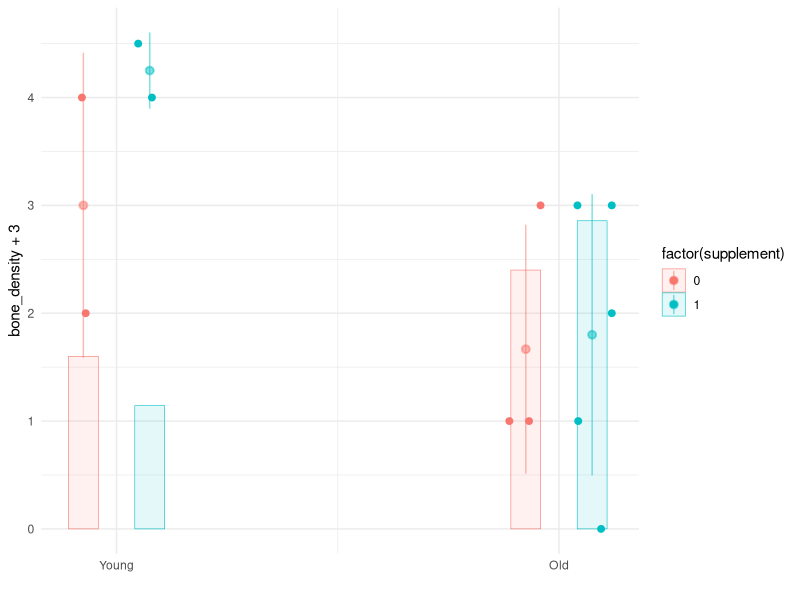
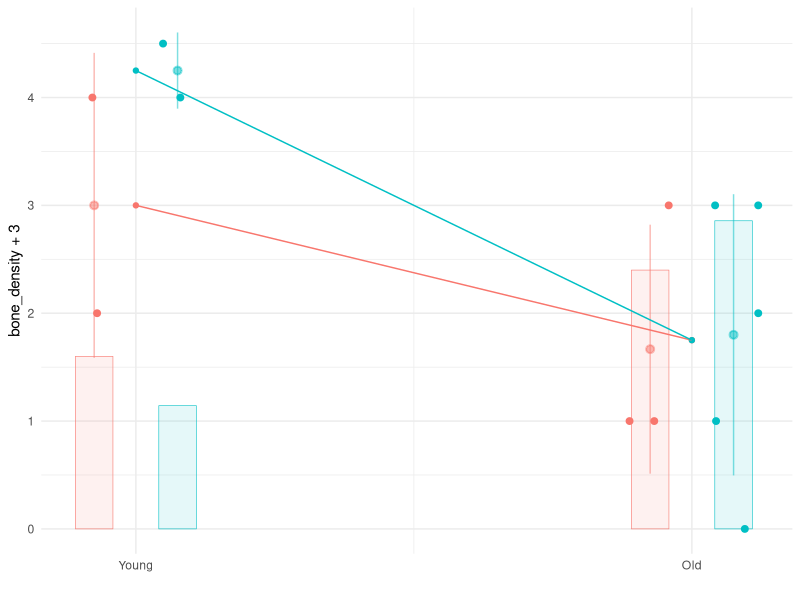
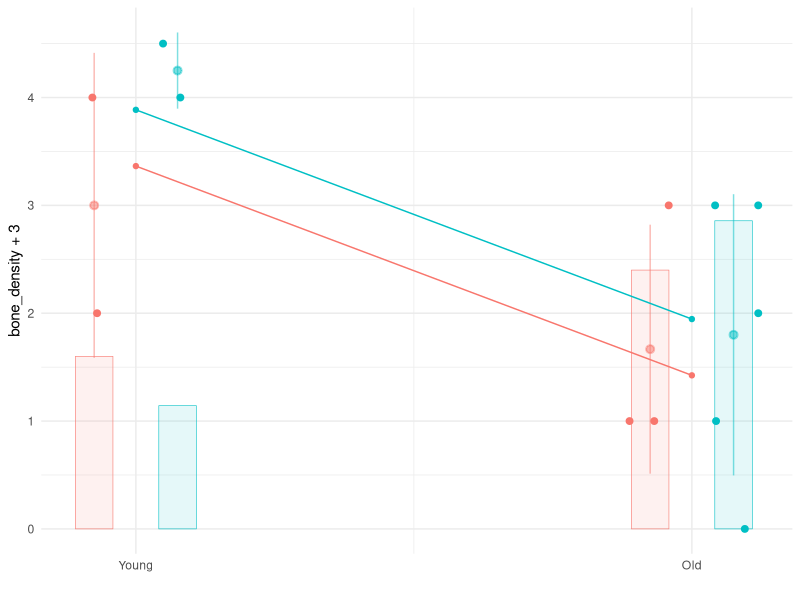
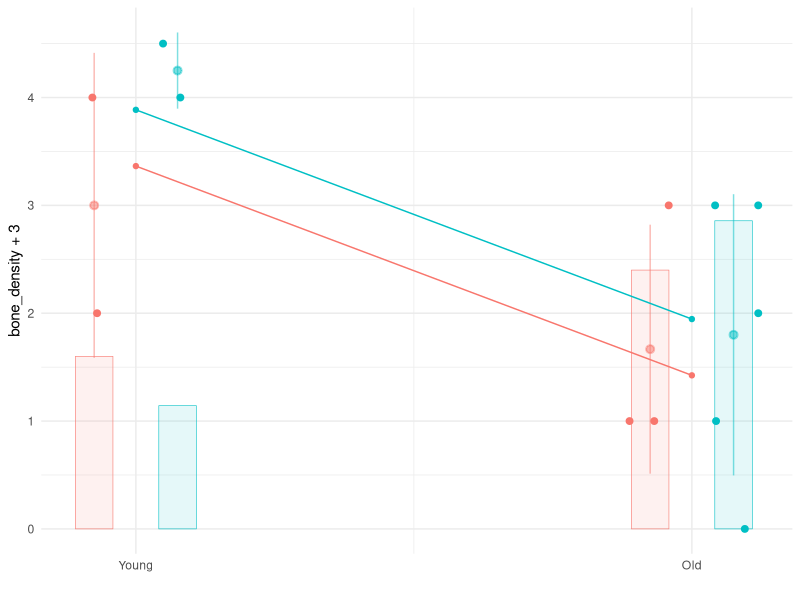
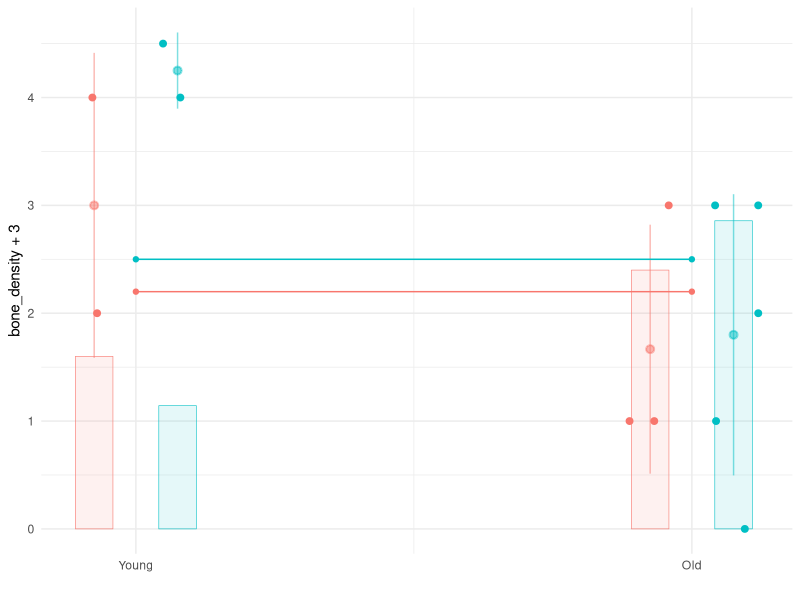
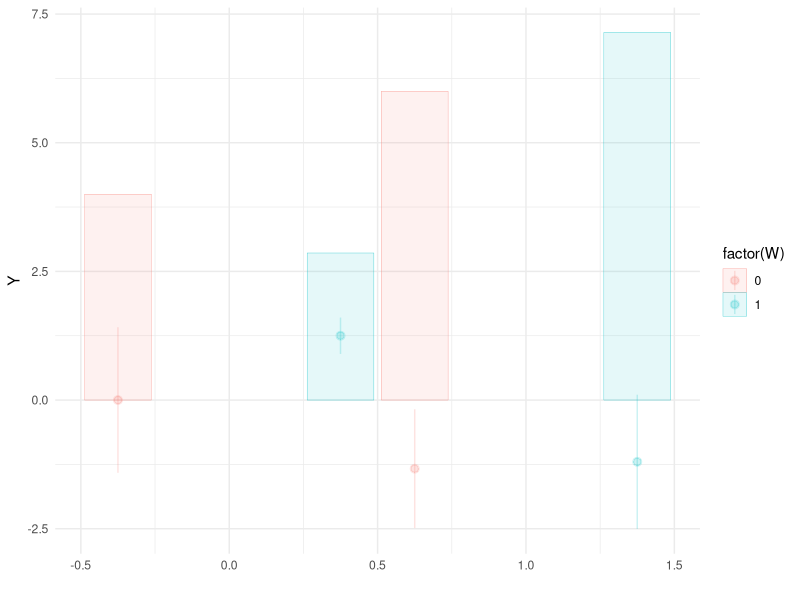

Generate these figures, in order, with R: (Note: this script raises an error after producing the figures.)
## ---- chunk 1
#| echo: true
#| output: false 
library(ggplot2)
library(tidyverse)
library(rpart)
## ---- chunk 2
#| echo: true 
theme_set(theme_minimal())
options(scipen = 1, digits = 3)
## ---- chunk 3
#| echo: true
bone.data = data.frame(age        = c(1, 1, 1, 1, 1, 1, 1, 1, 0, 0, 0, 0),
                       supplement = c(1, 1, 0, 1, 1, 1, 0, 0, 0, 1, 0, 1),
                       bone_density = c(-2, -3, -2, 0, -1, 0, -2, 0, 1, 1, -1, 1.5))
bone.data
## ---- chunk 4
#| echo: true
#| out-width: 100%
plotX = function(w,x) { x + 0.15*(w-0.5) } 

bone.plot = 
  ggplot(bone.data) + 
    geom_point(aes(x=plotX(supplement, age), y=bone_density+3, color=factor(supplement)),
               alpha=1, size=2, position=position_jitter(width=0.05, height=0, seed=2)) + 
    stat_summary(aes(x=plotX(supplement, age), y=bone_density+3, color=factor(supplement)),
                 geom='pointrange', fun=mean, 
                                    fun.min=\(x)mean(x)-sd(x), 
                                    fun.max=\(x)mean(x)+sd(x), alpha=.5) +    
    geom_bar(aes(x=plotX(supplement, age), y=4*after_stat(prop), fill=factor(supplement), color=factor(supplement)), 
             position='identity', alpha=.1, linewidth=.2) + 
    scale_x_continuous(breaks=c(0,1), labels=c('Young', 'Old')) + xlab('') 
     
bone.plot
## ---- chunk 5
#| echo: true
W = bone.data$supplement
X = bone.data$age
Y = bone.data$bone_density

muhat.all = Vectorize(function(w,x) { mean(Y[W==w & X==x]) })
CATEhat = function(x) { muhat.all(1,x) - muhat.all(0,x) }

ATThat = mean(CATEhat(X[W==1]))
ATEhat = mean(CATEhat(X))
Deltahat = mean(Y[W==1]) - mean(Y[W==0])

data.frame(CATE0=CATEhat(0), CATE1=CATEhat(1), ATThat=ATThat, ATEhat=ATEhat, Delta=Deltahat)
## ---- chunk 6
#| echo: true
prediction.function = function(model.fit) { function(w,x) { predict(model.fit, newdata=data.frame(supplement=w, age=x)) } }
plot.predictions = function(muhat) { 
  grid = expand.grid(supplement=c(0,1), age=c(0,1))
  bone.plot +
    geom_point(aes(x=age, y=muhat(supplement, age)+3, color=factor(supplement)), data=grid) + 
    geom_line(aes(x=age,  y=muhat(supplement, age)+3, color=factor(supplement)), data=grid) +
    guides(color='none', fill='none')
}
## ---- chunk 7
#| echo: true
#| out-width: 100% 
#| layout-nrow: 2
#| layout-ncol: 2
#| fig-cap:
#| - "Piecewise-constant model"
#| - "Additive model"
#| - "Parallel lines model"
#| - "Horizontal lines model" 


## The piecewise-constant model
# Tell rpart to not to worry about having more than 1 observation per level of the coarsened covariate 
# (or, in more evocative terms, per 'bucket')
rpart.settings = rpart.control(minbucket=1)  
# Then fit and plot
piecewise.constant.model.fit = rpart(bone_density ~ supplement + age, data=bone.data, control=rpart.settings)
muhat.piecewise.constant = prediction.function(piecewise.constant.model.fit)
plot.predictions(muhat.piecewise.constant) + guides(color='none')

## The additive model
additive.model.fit = lm(bone_density ~ factor(supplement) + factor(age), data=bone.data)
muhat.additive = prediction.function(additive.model.fit)
plot.predictions(muhat.additive)

## The parallel lines model
parallel.lines.model.fit = lm(bone_density ~ factor(supplement) + age, data=bone.data)
muhat.parallel = prediction.function(parallel.lines.model.fit)
plot.predictions(muhat.parallel)

## The horizontal lines model
horizontal.lines.model.fit = lm(bone_density ~ factor(supplement), data=bone.data)
muhat.horizontal = prediction.function(horizontal.lines.model.fit)
plot.predictions(muhat.horizontal)
## ---- chunk 8
#| echo: true
prediction.functions = list(all=muhat.all, additive=muhat.additive, horizontal=muhat.horizontal)
map(prediction.functions, function(muhat) { 
  CATEhat = function(x) { muhat(1,x) - muhat(0,x) } 
  data.frame(CATE0 = CATEhat(0), 
             CATE1 = CATEhat(1),
             ATT =  mean(CATEhat(X[W==1])), 
             ATE =  mean(CATEhat(X)),
             Delta = mean(muhat(1,X[W==1])) - mean(muhat(0,X[W==0])))
}) |> bind_rows(.id='model')
## ---- chunk 9
#| echo: true
social.pressure = read.csv('social-pressure-data.csv')
keep = social.pressure$treatment %in% c(' Control', ' Neighbors') & (2006 - social.pressure$yob)< 96
turnout.data = data.frame(W=as.numeric(social.pressure[keep,'treatment'] == ' Neighbors'),
                          X=2006-social.pressure[keep, 'yob'],
                          Y = as.numeric(social.pressure[keep,'voted'] == 'Yes'))
## ---- chunk 10
#| echo: true
#| out-width: 100%

plotX = function(w,x) { x + 0.75*(w-0.5) } 
turnout.summary.plot = 
  ggplot() + 
    stat_summary(aes(x=plotX(W,X), y=Y, color=factor(W)),
                 geom='pointrange', fun=mean, 
                                    fun.min=\(x)mean(x)-sd(x), 
                                    fun.max=\(x)mean(x)+sd(x), alpha=.2, size=.5, linewidth=.5) +    
    geom_bar(aes(x=plotX(W, X), y=10*after_stat(prop), fill=factor(W), color=factor(W)), 
             position='identity', alpha=.1, linewidth=.1) + xlab('') 


plot.point = sample(1:nrow(turnout.data), round(nrow(turnout.data)/4))
turnout.plot = turnout.summary.plot + 
  geom_point(aes(x=plotX(W, X), y=Y,  color=factor(W)),
            alpha=.01, size=.01, position=position_jitter(width=0.25, height=.1, seed=2), data=turnout.data[plot.point,])  

turnout.plot
## ---- chunk 11
#| echo: true
#| out-width: 100%
#| layout-ncol: 2
#| layout-nrow: 2
#| fig-cap:
#| - "All functions model"
#| - "Additive model"
#| - "Parallel lines model"
#| - "Horizontal lines model" 

prediction.function = function(model.fit) { function(w,x) { predict(model.fit, newdata=data.frame(W=w, X=x)) } }
plot.predictions = function(muhat) { 
  grid = expand.grid(W=c(0,1), X=min(turnout.data$X):max(turnout.data$X))
  turnout.summary.plot +
    geom_line(aes(x=X,  y=muhat(W, X), color=factor(W)), data=grid) + guides(color='none', fill='none')
}

all.functions.model.fit = lm(Y ~ factor(W)*factor(X), data=turnout.data)
muhat.all = prediction.function(all.functions.model.fit)
plot.predictions(muhat.all)

additive.model.fit = lm(Y ~ factor(W) + factor(X), data=turnout.data)
muhat.additive = prediction.function(additive.model.fit)
plot.predictions(muhat.additive)

parallel.lines.model.fit = lm(Y ~ factor(W) + X, data=turnout.data)
muhat.parallel = prediction.function(parallel.lines.model.fit)
plot.predictions(muhat.parallel)

horizontal.lines.model.fit = lm(Y ~ factor(W),     data=turnout.data)
muhat.horizontal = prediction.function(horizontal.lines.model.fit)
plot.predictions(muhat.horizontal)
## ---- chunk 12
#| echo: true
#| out-width: 100%
x = min(turnout.data$X):max(turnout.data$X)
CATE.data = data.frame(x=x, 
                       all.functions    = muhat.all(1,x) - muhat.all(0,x),
                       additive         = muhat.additive(1,x) - muhat.additive(0,x),
                       parallel.lines   = muhat.parallel(1,x) - muhat.parallel(0,x),
                       horizontal.lines = muhat.horizontal(1,x) - muhat.horizontal(0,x)) |>
              pivot_longer(-x, names_to='model', values_to='CATE')
CATE.data$model = factor(CATE.data$model, levels=c('all.functions', 'additive', 'parallel.lines', 'horizontal.lines'))
ggplot(CATE.data) + geom_line(aes(x=x, y=CATE, color=model) ) + 
                    facet_wrap(~model, ncol=4) + 
                    ylab('Estimate of CATE(x)') + 
                    guides(color=FALSE) 
## ---- chunk 13
X = turnout.data$X
W = turnout.data$W
prediction.functions = list(all=muhat.all, additive=muhat.additive, parallel = muhat.parallel, horizontal=muhat.horizontal)
map(prediction.functions, function(muhat) { 
  CATEhat = function(x) { muhat(1,x) - muhat(0,x) } 
  data.frame(ATT =  mean(CATEhat(X[W==1])), 
             ATE =  mean(CATEhat(X)),
             Delta = mean(muhat(1,X[W==1])) - mean(muhat(0,X[W==0])))
}) |> bind_rows(.id='model')
